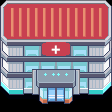

A 2D game scene composited from a Tiled map and its tileset images. What follows is a short description and the map's XML, with each tile layer's data collapsed to a summary:
An orthogonal 7x7 tile map with 16x16 px tiles, 3 tile layers (OnGrass, Collisions, WalkBehind), 2 tilesets and 2 objects (rescue, teleport on push).

<map version="1.10" tiledversion="1.12.0" orientation="orthogonal" renderorder="right-down" compressionlevel="6" width="7" height="7" tilewidth="16" tileheight="16" infinite="0" nextlayerid="5" nextobjectid="8">
 <tileset firstgid="1" source="../../../tileset/invisible.tsx" />
 <tileset firstgid="17" source="../../../tileset/heal4.tsx" />
 <layer id="4" name="OnGrass" width="7" height="7">
  <data>[49 cells, 7 non-empty, 7 distinct tile ids]</data>
 </layer>
 <layer id="1" name="Collisions" width="7" height="7">
  <data>[49 cells, 14 non-empty, 14 distinct tile ids]</data>
 </layer>
 <layer id="2" name="WalkBehind" width="7" height="7">
  <data>[49 cells, 28 non-empty, 28 distinct tile ids]</data>
 </layer>
 <objectgroup id="3" name="Moving">
  <object id="3" type="rescue" gid="2" x="48" y="112" width="16" height="16" />
  <object id="7" type="teleport on push" gid="3" x="48" y="96" width="16" height="16">
   <properties>
    <property name="map" value="floor-0" />
    <property name="x" value="9" />
    <property name="y" value="14" />
   </properties>
  </object>
 </objectgroup>
</map>
